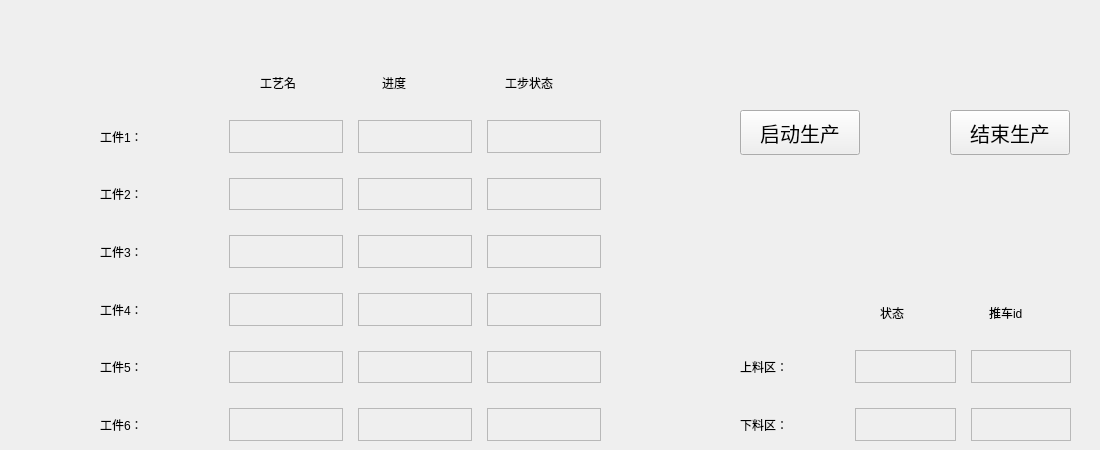
   <widget class="QWidget" name="tab">
    <attribute name="title">
     <string>   生产信息   </string>
    </attribute>
    <widget class="QPushButton" name="workStartButton">
     <property name="geometry">
      <rect>
       <x>740</x>
       <y>110</y>
       <width>120</width>
       <height>45</height>
      </rect>
     </property>
     <property name="font">
      <font>
       <pointsize>15</pointsize>
      </font>
     </property>
     <property name="text">
      <string>启动生产</string>
     </property>
    </widget>
    <widget class="QPushButton" name="workEndButton">
     <property name="geometry">
      <rect>
       <x>950</x>
       <y>110</y>
       <width>120</width>
       <height>45</height>
      </rect>
     </property>
     <property name="font">
      <font>
       <pointsize>15</pointsize>
      </font>
     </property>
     <property name="text">
      <string>结束生产</string>
     </property>
    </widget>
    <widget class="QWidget" name="layoutWidget">
     <property name="geometry">
      <rect>
       <x>100</x>
       <y>120</y>
       <width>501</width>
       <height>321</height>
      </rect>
     </property>
     <layout class="QGridLayout" name="gridLayout">
      <property name="horizontalSpacing">
       <number>15</number>
      </property>
      <property name="verticalSpacing">
       <number>25</number>
      </property>
      <item row="0" column="0">
       <widget class="QLabel" name="label_10">
        <property name="text">
         <string>工件1：</string>
        </property>
       </widget>
      </item>
      <item row="0" column="1">
       <widget class="QLabel" name="label_24">
        <property name="acceptDrops">
         <bool>false</bool>
        </property>
        <property name="autoFillBackground">
         <bool>false</bool>
        </property>
        <property name="frameShape">
         <enum>QFrame::StyledPanel</enum>
        </property>
        <property name="frameShadow">
         <enum>QFrame::Plain</enum>
        </property>
        <property name="text">
         <string/>
        </property>
       </widget>
      </item>
      <item row="0" column="2">
       <widget class="QLabel" name="label_32">
        <property name="acceptDrops">
         <bool>false</bool>
        </property>
        <property name="autoFillBackground">
         <bool>false</bool>
        </property>
        <property name="frameShape">
         <enum>QFrame::StyledPanel</enum>
        </property>
        <property name="frameShadow">
         <enum>QFrame::Plain</enum>
        </property>
        <property name="text">
         <string/>
        </property>
       </widget>
      </item>
      <item row="0" column="3">
       <widget class="QLabel" name="label_36">
        <property name="acceptDrops">
         <bool>false</bool>
        </property>
        <property name="autoFillBackground">
         <bool>false</bool>
        </property>
        <property name="frameShape">
         <enum>QFrame::StyledPanel</enum>
        </property>
        <property name="frameShadow">
         <enum>QFrame::Plain</enum>
        </property>
        <property name="text">
         <string/>
        </property>
       </widget>
      </item>
      <item row="1" column="0">
       <widget class="QLabel" name="label_11">
        <property name="text">
         <string>工件2：</string>
        </property>
       </widget>
      </item>
      <item row="1" column="1">
       <widget class="QLabel" name="label_25">
        <property name="acceptDrops">
         <bool>false</bool>
        </property>
        <property name="autoFillBackground">
         <bool>false</bool>
        </property>
        <property name="frameShape">
         <enum>QFrame::StyledPanel</enum>
        </property>
        <property name="frameShadow">
         <enum>QFrame::Plain</enum>
        </property>
        <property name="text">
         <string/>
        </property>
       </widget>
      </item>
      <item row="1" column="2">
       <widget class="QLabel" name="label_31">
        <property name="acceptDrops">
         <bool>false</bool>
        </property>
        <property name="autoFillBackground">
         <bool>false</bool>
        </property>
        <property name="frameShape">
         <enum>QFrame::StyledPanel</enum>
        </property>
        <property name="frameShadow">
         <enum>QFrame::Plain</enum>
        </property>
        <property name="text">
         <string/>
        </property>
       </widget>
      </item>
      <item row="1" column="3">
       <widget class="QLabel" name="label_41">
        <property name="acceptDrops">
         <bool>false</bool>
        </property>
        <property name="autoFillBackground">
         <bool>false</bool>
        </property>
        <property name="frameShape">
         <enum>QFrame::StyledPanel</enum>
        </property>
        <property name="frameShadow">
         <enum>QFrame::Plain</enum>
        </property>
        <property name="text">
         <string/>
        </property>
       </widget>
      </item>
      <item row="2" column="0">
       <widget class="QLabel" name="label_12">
        <property name="text">
         <string>工件3：</string>
        </property>
       </widget>
      </item>
      <item row="2" column="1">
       <widget class="QLabel" name="label_26">
        <property name="acceptDrops">
         <bool>false</bool>
        </property>
        <property name="autoFillBackground">
         <bool>false</bool>
        </property>
        <property name="frameShape">
         <enum>QFrame::StyledPanel</enum>
        </property>
        <property name="frameShadow">
         <enum>QFrame::Plain</enum>
        </property>
        <property name="text">
         <string/>
        </property>
       </widget>
      </item>
      <item row="2" column="2">
       <widget class="QLabel" name="label_35">
        <property name="acceptDrops">
         <bool>false</bool>
        </property>
        <property name="autoFillBackground">
         <bool>false</bool>
        </property>
        <property name="frameShape">
         <enum>QFrame::StyledPanel</enum>
        </property>
        <property name="frameShadow">
         <enum>QFrame::Plain</enum>
        </property>
        <property name="text">
         <string/>
        </property>
       </widget>
      </item>
      <item row="2" column="3">
       <widget class="QLabel" name="label_39">
        <property name="acceptDrops">
         <bool>false</bool>
        </property>
        <property name="autoFillBackground">
         <bool>false</bool>
        </property>
        <property name="frameShape">
         <enum>QFrame::StyledPanel</enum>
        </property>
        <property name="frameShadow">
         <enum>QFrame::Plain</enum>
        </property>
        <property name="text">
         <string/>
        </property>
       </widget>
      </item>
      <item row="3" column="0">
       <widget class="QLabel" name="label_13">
        <property name="text">
         <string>工件4：</string>
        </property>
       </widget>
      </item>
      <item row="3" column="1">
       <widget class="QLabel" name="label_28">
        <property name="acceptDrops">
         <bool>false</bool>
        </property>
        <property name="autoFillBackground">
         <bool>false</bool>
        </property>
        <property name="frameShape">
         <enum>QFrame::StyledPanel</enum>
        </property>
        <property name="frameShadow">
         <enum>QFrame::Plain</enum>
        </property>
        <property name="text">
         <string/>
        </property>
       </widget>
      </item>
      <item row="3" column="2">
       <widget class="QLabel" name="label_30">
        <property name="acceptDrops">
         <bool>false</bool>
        </property>
        <property name="autoFillBackground">
         <bool>false</bool>
        </property>
        <property name="frameShape">
         <enum>QFrame::StyledPanel</enum>
        </property>
        <property name="frameShadow">
         <enum>QFrame::Plain</enum>
        </property>
        <property name="text">
         <string/>
        </property>
       </widget>
      </item>
      <item row="3" column="3">
       <widget class="QLabel" name="label_40">
        <property name="acceptDrops">
         <bool>false</bool>
        </property>
        <property name="autoFillBackground">
         <bool>false</bool>
        </property>
        <property name="frameShape">
         <enum>QFrame::StyledPanel</enum>
        </property>
        <property name="frameShadow">
         <enum>QFrame::Plain</enum>
        </property>
        <property name="text">
         <string/>
        </property>
       </widget>
      </item>
      <item row="4" column="0">
       <widget class="QLabel" name="label_19">
        <property name="text">
         <string>工件5：</string>
        </property>
       </widget>
      </item>
      <item row="4" column="1">
       <widget class="QLabel" name="label_27">
        <property name="acceptDrops">
         <bool>false</bool>
        </property>
        <property name="autoFillBackground">
         <bool>false</bool>
        </property>
        <property name="frameShape">
         <enum>QFrame::StyledPanel</enum>
        </property>
        <property name="frameShadow">
         <enum>QFrame::Plain</enum>
        </property>
        <property name="text">
         <string/>
        </property>
       </widget>
      </item>
      <item row="4" column="2">
       <widget class="QLabel" name="label_33">
        <property name="acceptDrops">
         <bool>false</bool>
        </property>
        <property name="autoFillBackground">
         <bool>false</bool>
        </property>
        <property name="frameShape">
         <enum>QFrame::StyledPanel</enum>
        </property>
        <property name="frameShadow">
         <enum>QFrame::Plain</enum>
        </property>
        <property name="text">
         <string/>
        </property>
       </widget>
      </item>
      <item row="4" column="3">
       <widget class="QLabel" name="label_38">
        <property name="acceptDrops">
         <bool>false</bool>
        </property>
        <property name="autoFillBackground">
         <bool>false</bool>
        </property>
        <property name="frameShape">
         <enum>QFrame::StyledPanel</enum>
        </property>
        <property name="frameShadow">
         <enum>QFrame::Plain</enum>
        </property>
        <property name="text">
         <string/>
        </property>
       </widget>
      </item>
      <item row="5" column="0">
       <widget class="QLabel" name="label_20">
        <property name="text">
         <string>工件6：</string>
        </property>
       </widget>
      </item>
      <item row="5" column="1">
       <widget class="QLabel" name="label_29">
        <property name="acceptDrops">
         <bool>false</bool>
        </property>
        <property name="autoFillBackground">
         <bool>false</bool>
        </property>
        <property name="frameShape">
         <enum>QFrame::StyledPanel</enum>
        </property>
        <property name="frameShadow">
         <enum>QFrame::Plain</enum>
        </property>
        <property name="text">
         <string/>
        </property>
       </widget>
      </item>
      <item row="5" column="2">
       <widget class="QLabel" name="label_34">
        <property name="acceptDrops">
         <bool>false</bool>
        </property>
        <property name="autoFillBackground">
         <bool>false</bool>
        </property>
        <property name="frameShape">
         <enum>QFrame::StyledPanel</enum>
        </property>
        <property name="frameShadow">
         <enum>QFrame::Plain</enum>
        </property>
        <property name="text">
         <string/>
        </property>
       </widget>
      </item>
      <item row="5" column="3">
       <widget class="QLabel" name="label_37">
        <property name="acceptDrops">
         <bool>false</bool>
        </property>
        <property name="autoFillBackground">
         <bool>false</bool>
        </property>
        <property name="frameShape">
         <enum>QFrame::StyledPanel</enum>
        </property>
        <property name="frameShadow">
         <enum>QFrame::Plain</enum>
        </property>
        <property name="text">
         <string/>
        </property>
       </widget>
      </item>
     </layout>
    </widget>
    <widget class="QWidget" name="layoutWidget">
     <property name="geometry">
      <rect>
       <x>260</x>
       <y>70</y>
       <width>361</width>
       <height>25</height>
      </rect>
     </property>
     <layout class="QHBoxLayout" name="horizontalLayout">
      <item>
       <widget class="QLabel" name="label_21">
        <property name="text">
         <string>工艺名</string>
        </property>
       </widget>
      </item>
      <item>
       <widget class="QLabel" name="label_22">
        <property name="text">
         <string>进度</string>
        </property>
       </widget>
      </item>
      <item>
       <widget class="QLabel" name="label_23">
        <property name="text">
         <string>工步状态</string>
        </property>
       </widget>
      </item>
     </layout>
    </widget>
    <widget class="QWidget" name="layoutWidget">
     <property name="geometry">
      <rect>
       <x>740</x>
       <y>350</y>
       <width>331</width>
       <height>91</height>
      </rect>
     </property>
     <layout class="QGridLayout" name="gridLayout_2">
      <property name="horizontalSpacing">
       <number>15</number>
      </property>
      <property name="verticalSpacing">
       <number>25</number>
      </property>
      <item row="0" column="0">
       <widget class="QLabel" name="label_9">
        <property name="text">
         <string>上料区：</string>
        </property>
       </widget>
      </item>
      <item row="0" column="1">
       <widget class="QLabel" name="label_45">
        <property name="acceptDrops">
         <bool>false</bool>
        </property>
        <property name="autoFillBackground">
         <bool>false</bool>
        </property>
        <property name="frameShape">
         <enum>QFrame::StyledPanel</enum>
        </property>
        <property name="frameShadow">
         <enum>QFrame::Plain</enum>
        </property>
        <property name="text">
         <string/>
        </property>
       </widget>
      </item>
      <item row="0" column="2">
       <widget class="QLabel" name="label_47">
        <property name="acceptDrops">
         <bool>false</bool>
        </property>
        <property name="autoFillBackground">
         <bool>false</bool>
        </property>
        <property name="frameShape">
         <enum>QFrame::StyledPanel</enum>
        </property>
        <property name="frameShadow">
         <enum>QFrame::Plain</enum>
        </property>
        <property name="text">
         <string/>
        </property>
       </widget>
      </item>
      <item row="1" column="0">
       <widget class="QLabel" name="label_42">
        <property name="text">
         <string>下料区：</string>
        </property>
       </widget>
      </item>
      <item row="1" column="1">
       <widget class="QLabel" name="label_46">
        <property name="acceptDrops">
         <bool>false</bool>
        </property>
        <property name="autoFillBackground">
         <bool>false</bool>
        </property>
        <property name="frameShape">
         <enum>QFrame::StyledPanel</enum>
        </property>
        <property name="frameShadow">
         <enum>QFrame::Plain</enum>
        </property>
        <property name="text">
         <string/>
        </property>
       </widget>
      </item>
      <item row="1" column="2">
       <widget class="QLabel" name="label_48">
        <property name="acceptDrops">
         <bool>false</bool>
        </property>
        <property name="autoFillBackground">
         <bool>false</bool>
        </property>
        <property name="frameShape">
         <enum>QFrame::StyledPanel</enum>
        </property>
        <property name="frameShadow">
         <enum>QFrame::Plain</enum>
        </property>
        <property name="text">
         <string/>
        </property>
       </widget>
      </item>
     </layout>
    </widget>
    <widget class="QWidget" name="layoutWidget">
     <property name="geometry">
      <rect>
       <x>880</x>
       <y>300</y>
       <width>211</width>
       <height>25</height>
      </rect>
     </property>
     <layout class="QHBoxLayout" name="horizontalLayout_2">
      <item>
       <widget class="QLabel" name="label_43">
        <property name="text">
         <string>状态</string>
        </property>
       </widget>
      </item>
      <item>
       <widget class="QLabel" name="label_44">
        <property name="text">
         <string>推车id</string>
        </property>
       </widget>
      </item>
     </layout>
    </widget>
   </widget>
